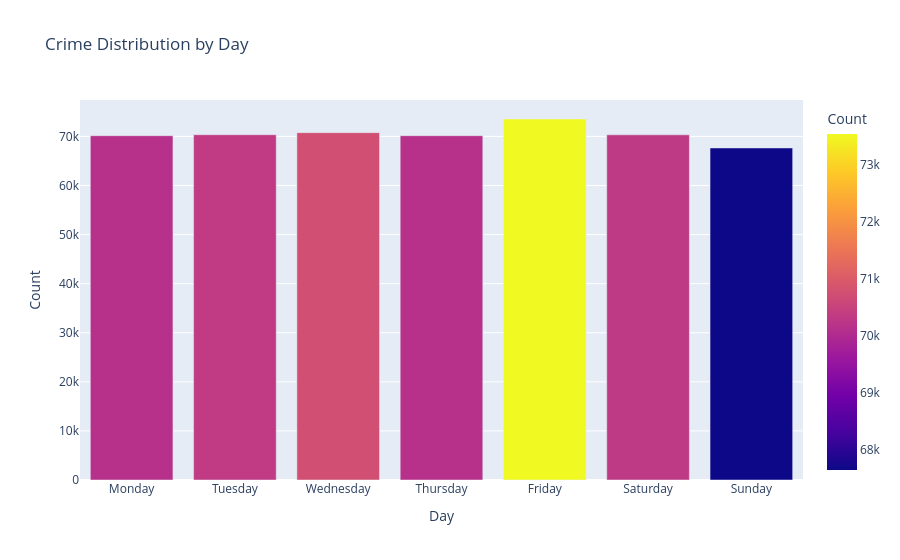

Notebook code for this chart:
### Code cell
day_order = [
    'Monday','Tuesday','Wednesday',
    'Thursday','Friday',
    'Saturday','Sunday'
]

daily = (
    df['DayOfWeek']
    .value_counts()
    .reindex(day_order)
    .reset_index()
)

daily.columns = ['Day', 'Count']

fig = px.bar(
    daily,
    x='Day',
    y='Count',
    color='Count',
    title='Crime Distribution by Day'
)

fig.show()

### Figure 1 — Plotly figure (JSON) as saved in the notebook; plotly's stock layout.template omitted (floating-point values rounded to 4 significant figures)
{"data": [{"hovertemplate": "Day=%{x}<br>Count=%{marker.color}<extra></extra>", "legendgroup": "", "marker": {"color": [70149, 70349, 70766, 70148, 73549, 70324, 67648], "coloraxis": "coloraxis", "pattern": {"shape": ""}}, "name": "", "orientation": "v", "showlegend": false, "textposition": "auto", "type": "bar", "x": ["Monday", "Tuesday", "Wednesday", "Thursday", "Friday", "Saturday", "Sunday"], "xaxis": "x", "y": [70149, 70349, 70766, 70148, 73549, 70324, 67648], "yaxis": "y"}], "layout": {"barmode": "relative", "coloraxis": {"colorbar": {"title": {"text": "Count"}}, "colorscale": [[0, "#0d0887"], [0.1111, "#46039f"], [0.2222, "#7201a8"], [0.3333, "#9c179e"], [0.4444, "#bd3786"], [0.5556, "#d8576b"], [0.6667, "#ed7953"], [0.7778, "#fb9f3a"], [0.8889, "#fdca26"], [1, "#f0f921"]]}, "legend": {"tracegroupgap": 0}, "title": {"text": "Crime Distribution by Day"}, "xaxis": {"anchor": "y", "domain": [0, 1], "title": {"text": "Day"}}, "yaxis": {"anchor": "x", "domain": [0, 1], "title": {"text": "Count"}}}}
